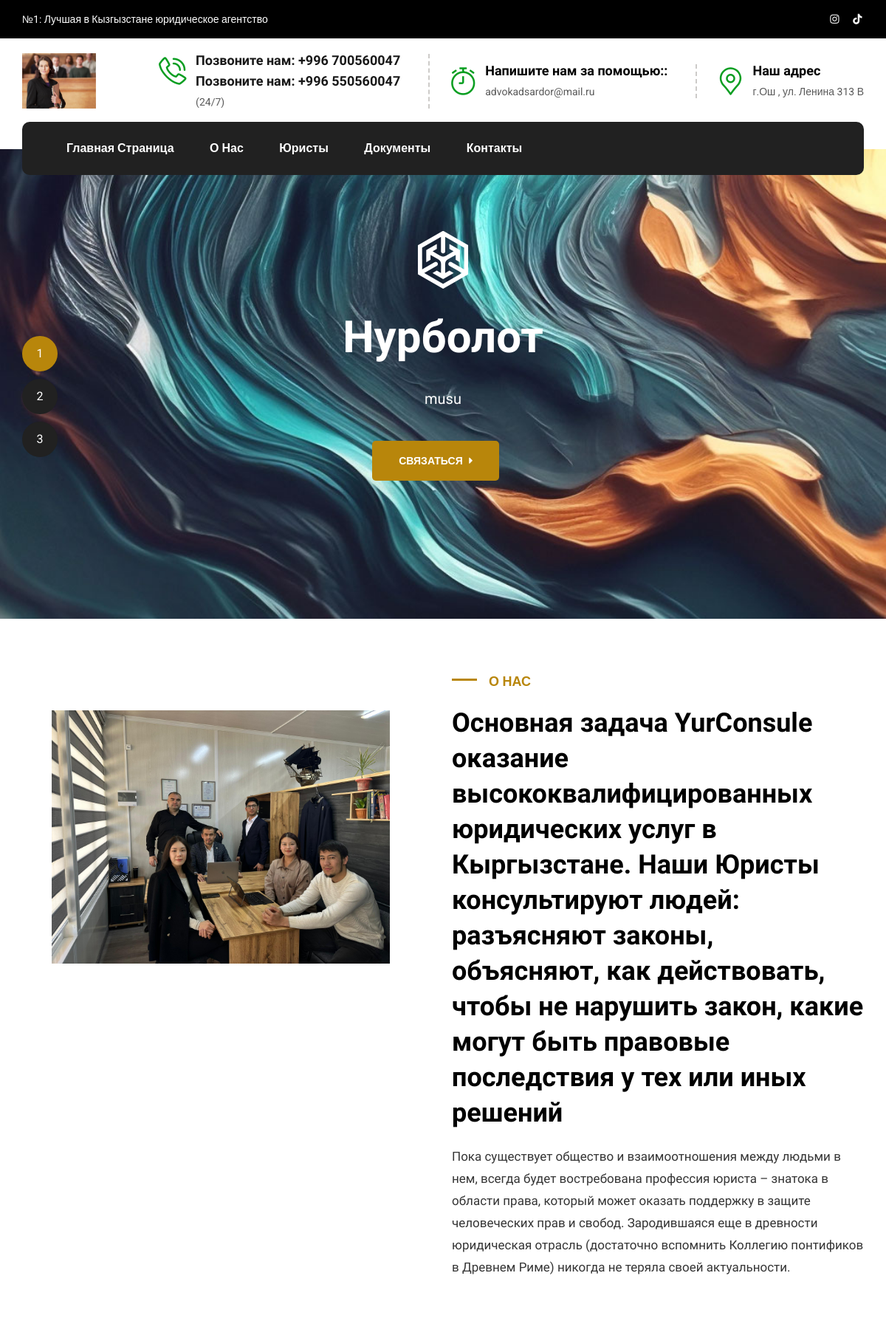
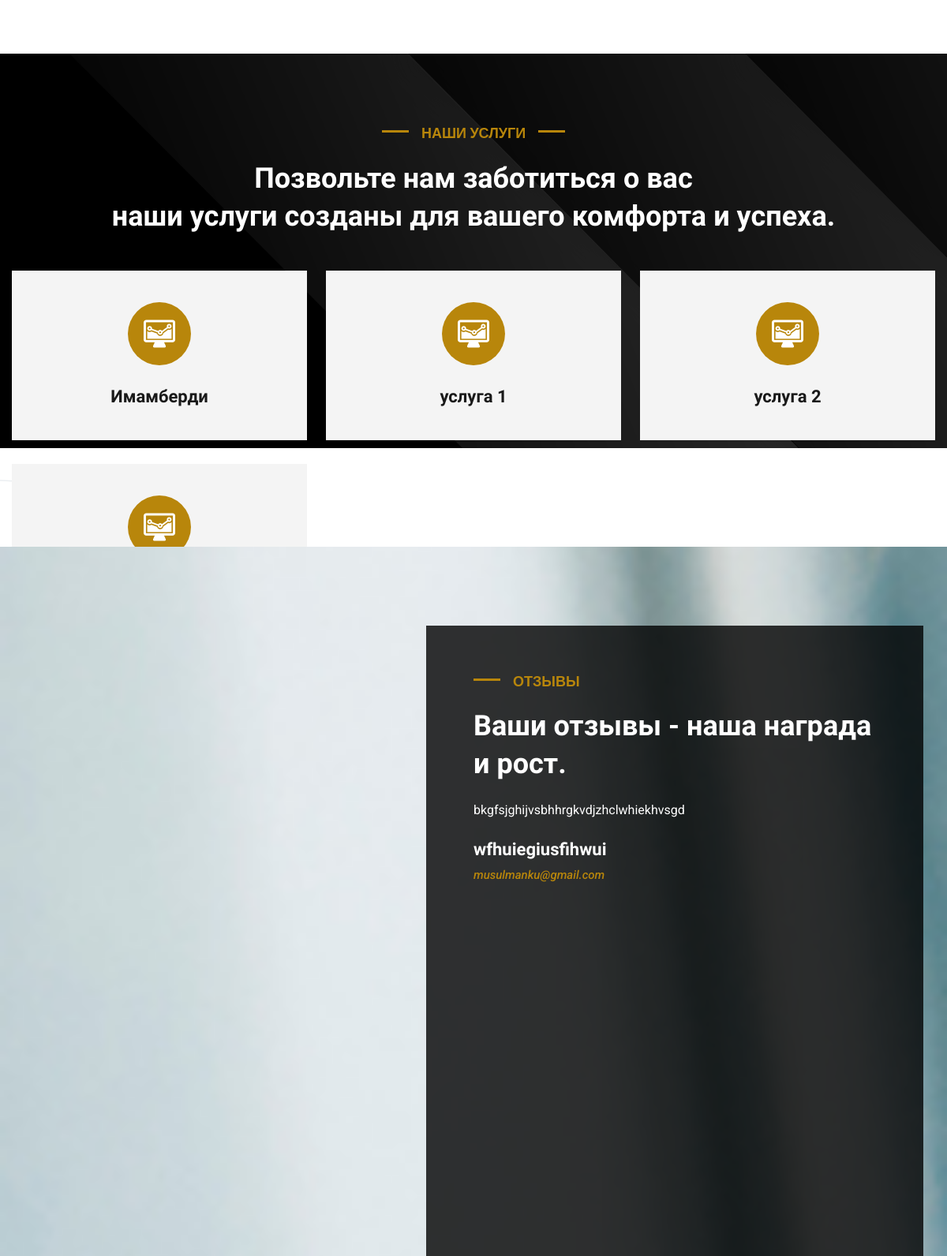
The page / (upper part) on the database its author committed (2 pictures, top to bottom).
### apps/index/models.py (models this page shows, shortened)
class Setting(models.Model):
    title = models.CharField(
        max_length=244,
        verbose_name="Название сайта",
    )
    descriptions = models.TextField(
        verbose_name="Описание"
    )
    logo = models.ImageField(
        upload_to="logo_site"
    )
    phone = models.CharField(
        max_length=255,
        verbose_name="Телефонный номер",
        blank=True,null=True
    )
    email = models.EmailField(
        verbose_name="Почта",
        blank=True,null=True
    )
    locate = models.CharField(
        max_length=255,
        verbose_name="Адрес",
        blank=True,null=True
    )
    graphic = models.CharField(
        max_length=255,
        verbose_name="График работы",
        blank=True,null=True
    )
    graphic_clock = models.CharField(
        max_length=255,
        verbose_name="График работы в часах",
        blank=True,null=True
    )
    facebook = models.URLField(
        verbose_name="Facebook",
        blank=True,null=True
    )
    instagram = models.URLField(
        verbose_name="Instagram",
        blank=True,null=True
    )
    tiktok = models.URLField(
        verbose_name="Tiktok",
        blank=True,null=True
    )
    whatsapp = models.URLField(
        verbose_name="Whatsapp",
        blank=True,null=True
    )
    youtube = models.URLField(
        verbose_name="Youtube",
        blank=True,null=True
    )
    app = models.URLField(
        verbose_name="Ссылка для приложения",
        blank=True,null=True
    )
    class Meta:
        verbose_name = "Настройка"
        verbose_name_plural = "Настройки"

class Slide(models.Model):
    image = models.ImageField(
        upload_to="slide_image",
        verbose_name="Фотография для слайда"
    )
    name = models.CharField(
        max_length=255,
        verbose_name="Название для слайда"
    )
    descriptions = models.TextField(
        verbose_name="Описание для слайда"
    )
    class Meta:
        verbose_name = "Слайды"
        verbose_name_plural = "Слайды"

class Service(models.Model):
    image = models.ImageField(
        upload_to="servie_image",
        verbose_name="Наши услуги"
    )
    name = models.CharField(
        max_length=255,
        verbose_name="Название услуги"
    )
    descriptions = models.TextField(
        verbose_name="Описание про нащших услуг"
    )
    class Meta:
        verbose_name = "Услуги"
        verbose_name_plural = "Услуга"

class Review(models.Model):
    message = models.TextField(
        verbose_name="Отзыв"
    )
    name  = models.CharField(
        max_length=255,
        verbose_name="Сообщение"
    )
    email = models.EmailField(
        verbose_name="Почта"
    )
    class Meta:
        verbose_name = "Отзывы"
        verbose_name_plural = "Отзыв"

### apps/setting/models.py (models this page shows, shortened)
class About(models.Model):
    descriptions = models.TextField(
        verbose_name="Первое описание"
    )
    desscriptions2 = models.TextField(
        verbose_name="Второе описание"
    )
    image = models.ImageField(
        upload_to="about_image",
        verbose_name="Фотография"
    )
    experience = models.CharField(
        max_length=255,
        verbose_name="опыт"
    )
    class Meta:
        verbose_name = "О нас"
        verbose_name_plural = "О нас"

### apps/index/views.py (the view, shortened to what this page needs)
# urls.py: path('', index, name="index"),
def index(request):
    setting = Setting.objects.latest("id")
    about = About.objects.latest("id")
    slide = Slide.objects.all()
    service = Service.objects.all()
    review = Review.objects.all()
    context = {
        "setting":setting,
        "about":about,
        "slide":slide,
        "service":service,
        "review":review,
    }
    return render(request, "setting/index-3.html", context)

### templates/setting/index-3.html (shortened to what this page needs)
{% extends 'homepage.html' %}
{% load static %}
{% block content %}
<div class="page-wrapper">
            {% include "include/header.html" %}
         <section class="slider-three">
            <div class="single-item-carousel owl-carousel owl-theme">
               {% for slide in slide %}
               <div class="slide" >
                  <div class="slider-three_image-layer" style="background-image:url({{slide.image.url}}) " ></div>
                  <div class="auto-container">
                     <div class="slider-three-content">
                        <div class="slider-three_inner">
                           <div class="slider-three_icon"><img src="{% static 'images/main-slider/logo-icon.png' %}" alt="" /></div>
                           <h1 class="slider-three_heading">{{slide.name}}</h1>
                           <div class="slider-three_text">{{slide.descriptions}}</div>
                           <div class="slider-three_button-box">
                              <a class="btn-style-seven theme-btn btn-item" href="{% url 'contact' %}">
                                 <div class="btn-wrap">
                                    <span class="text-one">Связаться <i class="fa-solid fa-caret-right fa-fw"></i></span>
                                 </div>
                              </a>
                           </div>
                        </div>
                     </div>
                  </div>
               </div>
              {% endfor %}
            </div>
         </section>
         {% if about%}
         <section class="about-two">
            <div class="auto-container">
               <div class="row clearfix">
                  <div class="about-two_image-column col-lg-6 col-md-12 col-sm-12">
                     <div class="about-two_image-inner">
                        <div class="about-two_image">
                           <img src="{{about.image.url}}" alt="" />
                        </div>
                     </div>
                  </div>
                  <div class="about-two_content-column col-lg-6 col-md-12 col-sm-12">
                     <div class="about-two_content-inner">
                        <div class="sec-title style-two">
                           <div class="sec-title_title">О нас</div>
                           <h2 class="sec-title_heading">{{about.descriptions}}</h2>
                           <div class="sec-title_text">{{about.desscriptions2}}</div>
                        </div>
                     </div>
                  </div>
               </div>
            </div>
         </section>
         {% endif %}
         {% if service%}
         <section class="case-one">
            <div class="case-one_pattern-layer scrollBlock" style="background-image:url({% static 'images/background/pattern-12.png' %})"></div>
            <div class="auto-container">
               <div class="sec-title style-two light centered">
                  <div class="sec-title_title">Наши услуги</div>
                  <h2 class="sec-title_heading">Позвольте нам заботиться о вас <br> наши услуги созданы для вашего комфорта и успеха.</h2>
               </div>
               <div class="row clearfix scroller">
                  {% for service in service %}
                  <div class="service-block_one style-two col-lg-4 col-md-6 col-sm-12">
                     <div class="service-block_one-inner">
                        <div class="service-block_one-icon flaticon-website"></div>
                        <h5 class="service-block_one-heading">{{service.name}}</h5>
                     </div>
                  </div>
                  {% endfor %}
               </div>
            </div>
         </section>
         {% endif %}
         {% if review%}
         <section class="testimonial-two" style="background-image:url({% static 'images/background/2.jpg' %})">
            <div class="auto-container">
               <div class="content-box d-flex justify-content-end">
                  <div class="content-box-inner">
                     <div class="sec-title light style-two">
                        <div class="sec-title_title">Отзывы</div>
                        <h2 class="sec-title_heading">Ваши отзывы - наша награда и рост.</h2>
                     </div>
                     <div class="single-item-carousel owl-carousel owl-theme">
                        {% for review in review %}
                        <div class="testimonial-block_two">
                           <div class="testimonial-block_two-inner">
                              <div class="testimonial-block_two-text">{{review.message}}</div>
                              <h5>{{review.name}}</h5>
                              <div class="designation">{{review.email}}</div>
                           </div>
                        </div>
                        {% endfor %}
                     </div>
                  </div>
               </div>
            </div>
         </section>
         {% endif %}
      {% include "include/footer.html" %}
{% endblock%}

### templates/include/header.html (shortened to what this page needs)
{% load static %}
<link rel="stylesheet" href="https://cdnjs.cloudflare.com/ajax/libs/font-awesome/5.15.4/css/all.min.css">
         <header class="main-header header-style-three">
            <div class="header-top">
               <div class="auto-container">
                  <div class="d-flex justify-content-between align-items-center flex-wrap">
                     <div class="left-box">
                        <div class="text">№1: Лучшая в Кызгызстане юридическое агентство </div>
                     </div>
                     <div class="right-box align-items-center d-flex">
                        <ul class="header-social_box-two">
                           {% if setting.instagram %}
                           <li><a href="{{setting.instagram}}" class="fa-brands fa-instagram fa-fw"></a></li>
                           {% endif %}
                           {% if setting.tiktok %}
                           <li><a href="{{setting.tiktok}}" class="fab fa-tiktok fa-fw"></a></li>
                           {% endif %}
                     </div>
                  </div>
               </div>
            </div>
            <div class="header-upper">
               <div class="auto-container">
                  <div class="inner-container d-flex justify-content-between align-items-center flex-wrap">
                     <div class="logo"><a href="{% url 'index' %}"><img src="{{setting.logo.url}}" width = "100px" alt="" title=""></a></div>
                     <div class="upper-right d-flex align-items-center flex-wrap">
                        <div class="upper-column info-box">
                           <div class="icon-box flaticon-phone-call"></div>
                           <strong><a href="tel:996700560047">Позвоните нам: +996 700560047</a></strong>
                           <strong><a href="tel:996 550560047">Позвоните нам: +996 550560047</a></strong>
                           ({{setting.graphic}})
                        </div>
                        <div class="upper-column info-box">
                           <div class="icon-box flaticon-clock"></div>
                           <strong>Напишите нам за помощью::</strong>
                           {{setting.email}}
                        </div>
                        <div class="upper-column info-box">
                           <div class="icon-box flaticon-pin"></div>
                           <strong>Наш адрес</strong>
                           {{setting.locate}}
                        </div>
                     </div>
                  </div>
               </div>
            </div>
            <div class="header-lower">
               <div class="auto-container">
                  <div class="inner-container">
                     <div class="nav-outer d-flex justify-content-between align-items-center flex-wrap">
                        <nav class="main-menu show navbar-expand-md">
                           <div class="navbar-collapse collapse clearfix" id="navbarSupportedContent">
                              <ul class="navigation clearfix">
                                 <li><a href="{% url 'index' %}">Главная страница</a></li>
                                 <li><a href="{% url 'about' %}">О нас</a></li>
                                 <li><a href="{% url 'team' %}">Юристы</a></li>
                                 <li><a href="{% url 'document' %}">Документы</a></li>
                                 <li><a href="{% url 'contact' %}">Контакты</a></li>
                              </ul>
                           </div>
                        </nav>
                     </div>
                  </div>
               </div>
            </div>
         </header>

### static/css/responsive.css (style rules this page uses)
@media only screen and (max-width: 1340px) { .page-wrapper { overflow:hidden; } }

### templates/setting/index-3.html (style rules this page uses)
.scroller { height:350px; overflow:hidden scroll; position:relative; }

### rows shown on the page
Setting: logo (picture), graphic "24/7", email "advokadsardor@mail.ru", locate "г.Ош , ул. Ленина 313 В"
Slide: image (picture), name "Нурболот", descriptions "musu"
About: image (picture), descriptions "Основная задача YurСonsule оказание высококвалифицированных юридических услуг в Кыргызстане. Наши Юристы консультируют людей: разъясняют законы, объясняют, как действовать, чтобы не нарушить закон, какие могут быть правовые последствия у тех или иных решений", desscriptions2 "Пока существует общество и взаимоотношения между людьми в нем, всегда будет востребована профессия юриста – знатока в области права, который может оказать поддержку в защите человеческих прав и свобод. Зародившаяся еще в древности юридическая отрасль (достаточно вспомнить Коллегию понтификов в Древнем Риме) никогда не теряла своей актуальности."
Service: name "Имамберди"
Service: name "услуга 1"
Service: name "услуга 2"
Review: message "bkgfsjghijvsbhhrgkvdjzhclwhiekhvsgd", name "wfhuiegiusfihwui", email "musulmanku@gmail.com"
